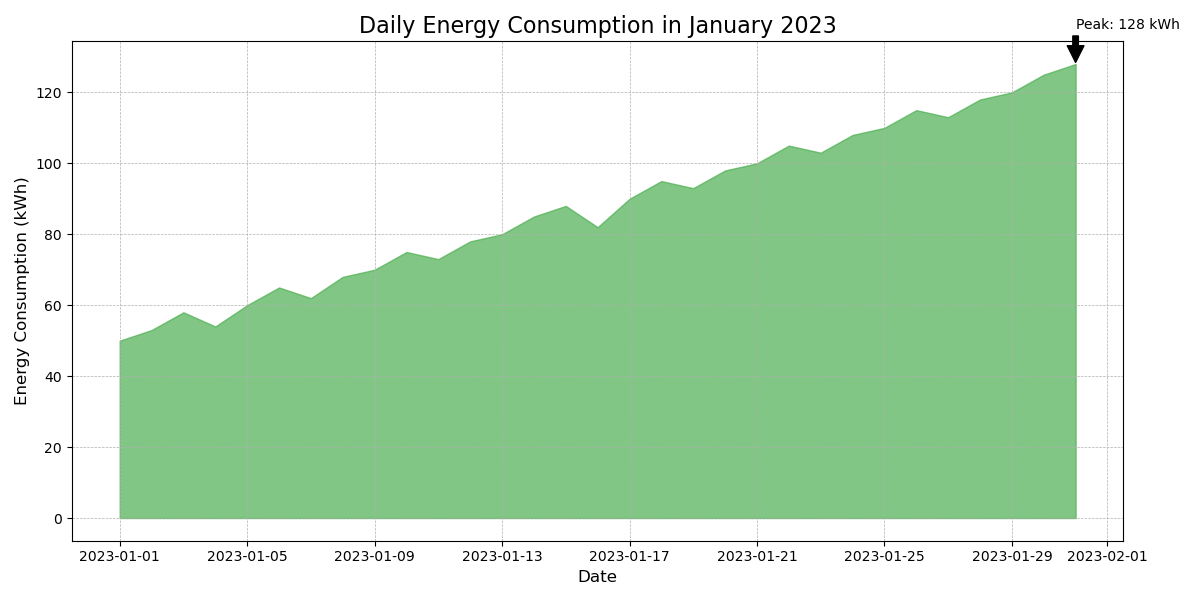

The script that drew this image:

import matplotlib.pyplot as plt
import pandas as pd

data = {
    "Date": pd.date_range(start="2023-01-01", end="2023-01-31"),
    "Value": [50, 53, 58, 54, 60, 65, 62, 68, 70, 75, 73, 78, 80, 85, 88, 82, 90, 95, 93, 98, 100, 105, 103, 108, 110, 115, 113, 118, 120, 125, 128]
}

df = pd.DataFrame(data)

plt.figure(figsize=(12, 6))
plt.fill_between(df["Date"], df["Value"], color="#4CAF50", alpha=0.7)

plt.title("Daily Energy Consumption in January 2023", fontsize=16)
plt.xlabel("Date", fontsize=12)
plt.ylabel("Energy Consumption (kWh)", fontsize=12)

# Adding an annotation
max_value = df["Value"].max()
max_date = df.loc[df["Value"].idxmax(), "Date"]
plt.annotate(f"Peak: {max_value} kWh", xy=(max_date, max_value), xytext=(max_date, max_value+10),
             arrowprops=dict(facecolor='black', shrink=0.05))

plt.grid(True, which='both', linestyle='--', linewidth=0.5)
plt.tight_layout()

plt.show()
